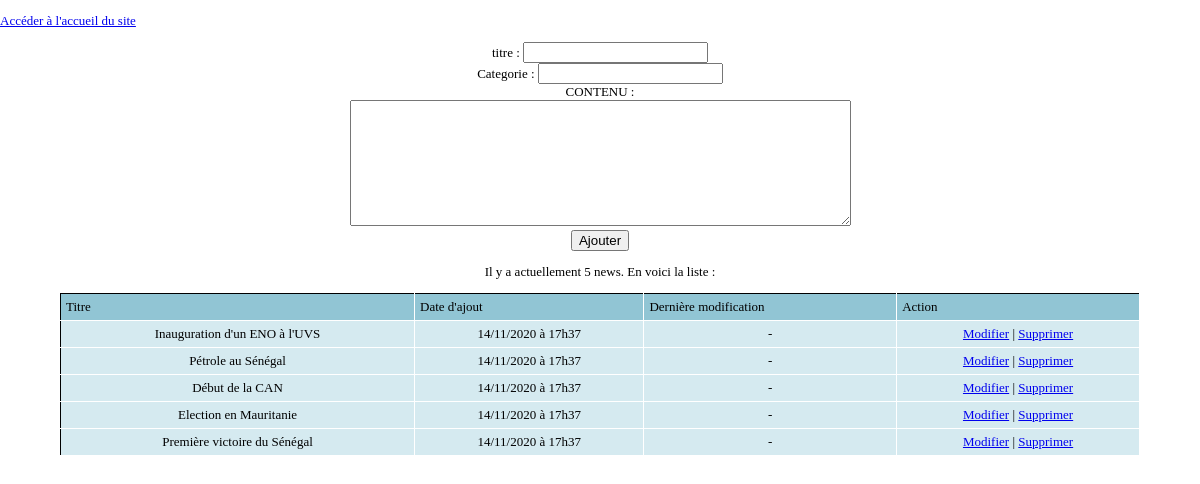
Screenshot of /news/editeur.php with the database file from the repository.
### tables this page shows
CREATE TABLE IF NOT EXISTS `article` (
  `id` int(11) NOT NULL,
  `titre` varchar(255) DEFAULT NULL,
  `contenu` text,
  `dateCreation` datetime DEFAULT CURRENT_TIMESTAMP,
  `dateModification` datetime DEFAULT CURRENT_TIMESTAMP,
  `categorie` int(11) DEFAULT NULL,
  PRIMARY KEY (`id`)
);

### news/lib/autoload.php (called while the page is built, shortened)
<?php
function autoload($classname)
{
  if (file_exists($file = __DIR__ . '/' . $classname . '.php'))
  {
    require $file;
  }
}
?>

### news/lib/NewsManagerPDO.php (called while the page is built, shortened)
<?php
class NewsManagerPDO extends NewsManager
{
  protected $db;
  public function __construct(PDO $db)
  {
    $this->db = $db;
  }
  public function count()
  {
    return $this->db->query('SELECT COUNT(*) FROM article')->fetchColumn();
  }
  public function getList($debut = -1, $limite = -1)
  {
    $sql = 'SELECT id, titre, contenu, dateCreation, dateModification,categorie FROM article ORDER BY id DESC';
    $requete = $this->db->query($sql);
    $requete->setFetchMode(PDO::FETCH_CLASS | PDO::FETCH_PROPS_LATE, 'News');
    $listeNews = $requete->fetchAll();
    return $listeNews;
  }
}
?>

### news/lib/News.php (called while the page is built, shortened)
<?php
class News
{
  protected $erreurs = [],
            $id,
            $titre,
            $contenu,
            $dateCreation,
            $dateModif,
            $categorie;
  public function setDateCreation(DateTime $dateCreation)
  {
    $this->dateCreation = $dateCreation;
  }
  public function setDateModification(DateTime $dateModification)
  {
    $this->dateModification = $dateModification;
  }
  public function id()
  {
    return $this->id;
  }
  public function titre()
  {
    return $this->titre;
  }
  public function dateCreation()
  {
    return $this->dateCreation;
  }
  public function dateModification()
  {
    return $this->dateModification;
  }
}
?>

### news/editeur.php (the view, shortened to what this page needs)
<?php
  require 'lib/autoload.php';
  $db = DBFactory::getMysqlConnexionWithPDO();
  $manager = new NewsManagerPDO($db);
  ?>
  <!DOCTYPE html>
  <html>
    <head>
      <link rel="stylesheet" type="text/css" href="style/style.css">
    </head>
    <body>
      <p><a href=".">Accéder à l'accueil du site</a></p>
      <form action="editeur.php" method="post">
        <p style="text-align: center">
          titre : <input type="text" name="titre" value="<?php if (isset($news)) echo $news->titre(); ?>" /><br />
          Categorie : <input type="text" name="categorie" value="<?php if (isset($news)) echo $news->categorie(); ?>" /><br />
          CONTENU :<br /><textarea rows="8" cols="60" name="Categorie"><?php if (isset($news)) echo $news->contenu(); ?></textarea><br />
  <?php
  if(isset($news) && !$news->isNew())
  {
  ?>
          <input type="hidden" name="id" value="<?= $news->id() ?>" />
          <input type="submit" value="Modifier" name="modifier" />
  <?php
  }
  else
  {
  ?>
          <input type="submit" value="Ajouter" />
  <?php
  }
  ?>
        </p>
      </form>
      <p style="text-align: center">Il y a actuellement <?= $manager->count() ?> news. En voici la liste :</p>
      <table>
       <th>Titre</th><th>Date d'ajout</th><th>Dernière modification</th><th>Action</th></tr>
  <?php
  foreach ($manager->getList() as $news)
  {
    echo '<tr><td>', $news->titre(), '</td><td>', $news->dateCreation()->format('d/m/Y à H\hi'), '</td><td>', ($news->dateCreation() == $news->dateModification() ? '-' : $news->dateModification()->format('d/m/Y à H\hi')), '</td><td><a href="?modifier=', $news->id(), '">Modifier</a> | <a href="?supprimer=', $news->id(), '">Supprimer</a></td></tr>', "\n";
  }
?>
    </table>
  </body>
</html>

### news/style/style.css (style rules this page uses)
body { font-family: 'Century Gothic', calibri, serif; font-size: 13px; margin: 0px; padding: 0px; }
table, caption, td, tr, th { margin:0; padding:0; font-weight:normal; }
table { border-collapse:collapse; margin-bottom:15px; width:90%; }
table td, table th { padding:5px; border:1px solid #fff; border-width:0 1px 1px 0; }
tbody th, tfoot th { text-align:left; background:#91c5d4; }
tbody td, tfoot td { text-align:center; background:#d5eaf0; }

### news/editeur.php (style rules this page uses)
table, td { border: 1px solid black; }
table { margin:auto; text-align: center; border-collapse: collapse; }
td { padding: 3px; }

### rows the page displays
article: titre "Inauguration d'un ENO à l'UVS", format "14/11/2020 à 17h37"
article: titre "Pétrole au Sénégal", format "14/11/2020 à 17h37"
article: titre "Début de la CAN", format "14/11/2020 à 17h37"
article: titre "Election en Mauritanie", format "14/11/2020 à 17h37"
article: titre "Première victoire du Sénégal", format "14/11/2020 à 17h37"

### other values shown
$manager->count() "5"
